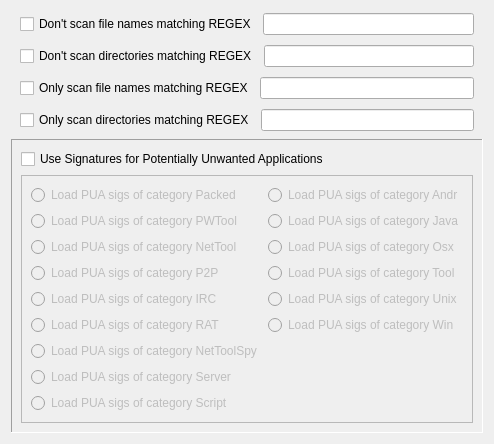
     <widget class="QWidget" name="wizardPage_7">
      <layout class="QGridLayout" name="gridLayout_12">
       <item row="3" column="0" colspan="2">
        <widget class="QFrame" name="frame04">
         <property name="minimumSize">
          <size>
           <width>0</width>
           <height>0</height>
          </size>
         </property>
         <property name="frameShape">
          <enum>QFrame::NoFrame</enum>
         </property>
         <property name="frameShadow">
          <enum>QFrame::Raised</enum>
         </property>
         <layout class="QHBoxLayout" name="horizontalLayout_40">
          <property name="topMargin">
           <number>2</number>
          </property>
          <property name="bottomMargin">
           <number>2</number>
          </property>
          <item>
           <widget class="QCheckBox" name="pwonlyScanDirCheckBox">
            <property name="text">
             <string>Only scan directories matching REGEX</string>
            </property>
           </widget>
          </item>
          <item>
           <widget class="QLineEdit" name="pwonlyScanDirLineEdit"/>
          </item>
         </layout>
        </widget>
       </item>
       <item row="2" column="0" colspan="2">
        <widget class="QFrame" name="frame03">
         <property name="frameShape">
          <enum>QFrame::NoFrame</enum>
         </property>
         <property name="frameShadow">
          <enum>QFrame::Raised</enum>
         </property>
         <layout class="QHBoxLayout" name="horizontalLayout_39">
          <property name="topMargin">
           <number>2</number>
          </property>
          <property name="bottomMargin">
           <number>2</number>
          </property>
          <item>
           <widget class="QCheckBox" name="pwonlyScanFileNameCheckBox">
            <property name="text">
             <string>Only scan file names matching REGEX</string>
            </property>
           </widget>
          </item>
          <item>
           <widget class="QLineEdit" name="pwonlyScanFileNameLineEdit"/>
          </item>
         </layout>
        </widget>
       </item>
       <item row="4" column="0" colspan="2">
        <widget class="QFrame" name="frame_3">
         <property name="frameShape">
          <enum>QFrame::Panel</enum>
         </property>
         <property name="frameShadow">
          <enum>QFrame::Sunken</enum>
         </property>
         <layout class="QGridLayout" name="gridLayout_10">
          <item row="1" column="0">
           <widget class="QFrame" name="pwPUAFrame">
            <property name="enabled">
             <bool>false</bool>
            </property>
            <property name="frameShape">
             <enum>QFrame::StyledPanel</enum>
            </property>
            <property name="frameShadow">
             <enum>QFrame::Raised</enum>
            </property>
            <layout class="QGridLayout" name="gridLayout_11">
             <item row="1" column="0">
              <widget class="QRadioButton" name="pwloadPUAPWToolRadioButton">
               <property name="text">
                <string>Load PUA sigs of category PWTool</string>
               </property>
               <property name="autoExclusive">
                <bool>false</bool>
               </property>
              </widget>
             </item>
             <item row="6" column="0">
              <widget class="QRadioButton" name="pwloadPUANetToolSpyRadioButton">
               <property name="text">
                <string>Load PUA sigs of category NetToolSpy</string>
               </property>
               <property name="autoExclusive">
                <bool>false</bool>
               </property>
              </widget>
             </item>
             <item row="2" column="0">
              <widget class="QRadioButton" name="pwloadPUANetToolRadioButton">
               <property name="text">
                <string>Load PUA sigs of category NetTool</string>
               </property>
               <property name="checked">
                <bool>false</bool>
               </property>
               <property name="autoExclusive">
                <bool>false</bool>
               </property>
              </widget>
             </item>
             <item row="4" column="0">
              <widget class="QRadioButton" name="pwloadPUAIRCRadioButton">
               <property name="text">
                <string>Load PUA sigs of category IRC</string>
               </property>
               <property name="autoExclusive">
                <bool>false</bool>
               </property>
              </widget>
             </item>
             <item row="5" column="0">
              <widget class="QRadioButton" name="pwloadPUARATRadioButton">
               <property name="text">
                <string>Load PUA sigs of category RAT</string>
               </property>
               <property name="autoExclusive">
                <bool>false</bool>
               </property>
              </widget>
             </item>
             <item row="3" column="0">
              <widget class="QRadioButton" name="pwloadPUAP2PRadioButton">
               <property name="text">
                <string>Load PUA sigs of category P2P</string>
               </property>
               <property name="autoExclusive">
                <bool>false</bool>
               </property>
              </widget>
             </item>
             <item row="7" column="0">
              <widget class="QRadioButton" name="pwloadPUAServerRadioButton">
               <property name="text">
                <string>Load PUA sigs of category Server</string>
               </property>
               <property name="autoExclusive">
                <bool>false</bool>
               </property>
              </widget>
             </item>
             <item row="8" column="0">
              <widget class="QRadioButton" name="pwloadPUAScriptRadioButton">
               <property name="text">
                <string>Load PUA sigs of category Script</string>
               </property>
               <property name="checked">
                <bool>false</bool>
               </property>
               <property name="autoExclusive">
                <bool>false</bool>
               </property>
              </widget>
             </item>
             <item row="0" column="0">
              <widget class="QRadioButton" name="pwloadPUAPackedRadioButon">
               <property name="text">
                <string>Load PUA sigs of category Packed</string>
               </property>
               <property name="checked">
                <bool>false</bool>
               </property>
               <property name="autoExclusive">
                <bool>false</bool>
               </property>
              </widget>
             </item>
             <item row="0" column="1">
              <widget class="QRadioButton" name="pwloadPUAAndrRadioButton">
               <property name="text">
                <string>Load PUA sigs of category Andr</string>
               </property>
               <property name="autoExclusive">
                <bool>false</bool>
               </property>
              </widget>
             </item>
             <item row="1" column="1">
              <widget class="QRadioButton" name="pwloadPUAJavaRadioButton">
               <property name="text">
                <string>Load PUA sigs of category Java</string>
               </property>
               <property name="autoExclusive">
                <bool>false</bool>
               </property>
              </widget>
             </item>
             <item row="2" column="1">
              <widget class="QRadioButton" name="pwloadPUAOsxRadioButton">
               <property name="text">
                <string>Load PUA sigs of category Osx</string>
               </property>
               <property name="autoExclusive">
                <bool>false</bool>
               </property>
              </widget>
             </item>
             <item row="3" column="1">
              <widget class="QRadioButton" name="pwloadPUAToolRadioButton">
               <property name="text">
                <string>Load PUA sigs of category Tool</string>
               </property>
               <property name="autoExclusive">
                <bool>false</bool>
               </property>
              </widget>
             </item>
             <item row="4" column="1">
              <widget class="QRadioButton" name="pwloadPUAUnixRadioButton">
               <property name="text">
                <string>Load PUA sigs of category Unix</string>
               </property>
               <property name="autoExclusive">
                <bool>false</bool>
               </property>
              </widget>
             </item>
             <item row="5" column="1">
              <widget class="QRadioButton" name="pwloadPUAWinRadioButton">
               <property name="text">
                <string>Load PUA sigs of category Win</string>
               </property>
               <property name="autoExclusive">
                <bool>false</bool>
               </property>
              </widget>
             </item>
            </layout>
           </widget>
          </item>
          <item row="0" column="0">
           <widget class="QCheckBox" name="pwenablePUACheckBox">
            <property name="text">
             <string>Use Signatures for Potentially Unwanted Applications</string>
            </property>
           </widget>
          </item>
         </layout>
        </widget>
       </item>
       <item row="0" column="0" colspan="2">
        <widget class="QFrame" name="frame01">
         <property name="frameShape">
          <enum>QFrame::NoFrame</enum>
         </property>
         <property name="frameShadow">
          <enum>QFrame::Raised</enum>
         </property>
         <layout class="QHBoxLayout" name="horizontalLayout_37">
          <property name="topMargin">
           <number>2</number>
          </property>
          <property name="bottomMargin">
           <number>2</number>
          </property>
          <item>
           <widget class="QCheckBox" name="pwdontScanFileNameCheckBox">
            <property name="text">
             <string>Don't scan file names matching REGEX</string>
            </property>
           </widget>
          </item>
          <item>
           <widget class="QLineEdit" name="pwdontScanFileNameLineEdit"/>
          </item>
         </layout>
        </widget>
       </item>
       <item row="1" column="0" colspan="2">
        <widget class="QFrame" name="frame02">
         <property name="frameShape">
          <enum>QFrame::NoFrame</enum>
         </property>
         <property name="frameShadow">
          <enum>QFrame::Raised</enum>
         </property>
         <layout class="QHBoxLayout" name="horizontalLayout_38">
          <property name="topMargin">
           <number>2</number>
          </property>
          <property name="bottomMargin">
           <number>2</number>
          </property>
          <item>
           <widget class="QCheckBox" name="pwdontScanDirCheckBox">
            <property name="text">
             <string>Don't scan directories matching REGEX</string>
            </property>
           </widget>
          </item>
          <item>
           <widget class="QLineEdit" name="pwdontScanDirLineEdit"/>
          </item>
         </layout>
        </widget>
       </item>
      </layout>
     </widget>
